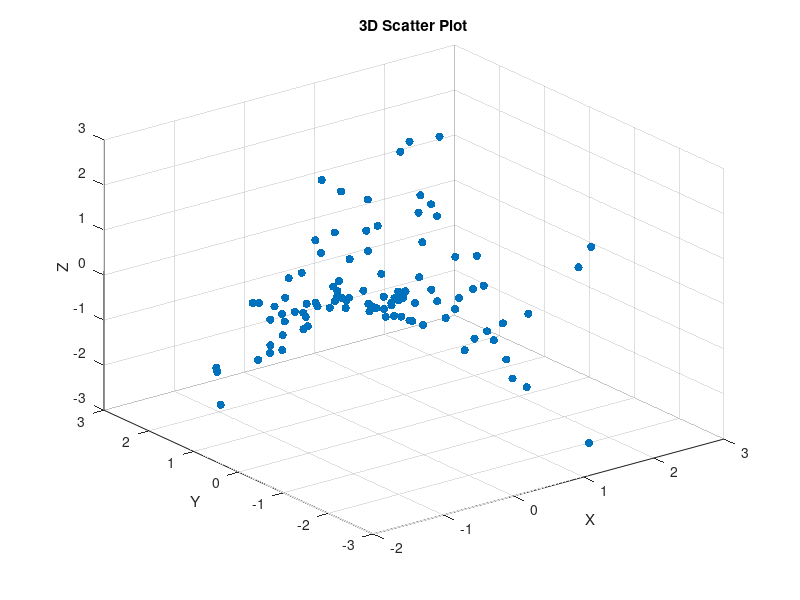

Here is the MATLAB script that generated this plot:
% scatter3 - Basic 3D scatter plot
% Demonstrates a 3D scatter plot with random data

x = randn(1, 100);
y = randn(1, 100);
z = x .* y + 0.3 * randn(1, 100);

figure;
scatter3(x, y, z, 'filled');
title('3D Scatter Plot');
xlabel('X');
ylabel('Y');
zlabel('Z');
